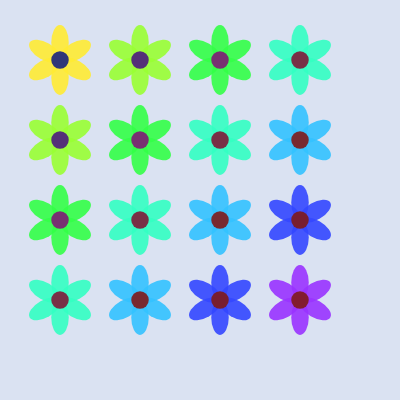
Frame 1 (no input)
Frame 60 (no input): identical to frame 1, image omitted
Frame 120 (the mouse pressed at the canvas centre since frame 60): identical to frame 1, image omitted

The p5.js sketch that drew this single still picture (run headless with seeded random() and noise() and a simulated clock; from frame 60 on, the mouse is pressed at the canvas centre):

// p5.js sketch
// ── sketch.js
// DDM2008
// Activity 3b – One Function Wonder
// Janis Lim Hui

function setup() {
  createCanvas(400, 400);
  rectMode(CENTER);
  noStroke();
  colorMode(HSB, 360, 100, 100, 100);
}

function draw() {
  background(220, 10, 95);

  // draw a grid of flower-like shapes
  for (let x = 60; x <= width - 60; x += 80) {
    for (let y = 60; y <= height - 60; y += 80) {
      let hueVal = map(x + y, 0, width + height, 0, 360);
      myFlower(x, y, 35, hueVal);
    }
  }
}

/*
  Custom function that draws a simple geometric flower
  Parameters:
    x, y → position
    s → size
    h → base hue (color)
*/
function myFlower(x, y, s, h) {
  push();
  translate(x, y);

  fill(h, 80, 100, 90);
  for (let i = 0; i < 6; i++) {
    rotate(PI / 3); // rotate by 60° each petal
    ellipse(0, s / 2, s / 2, s);
  }

  fill(h + 180, 80, 50, 90);
  circle(0, 0, s / 2); // center

  pop();
}
